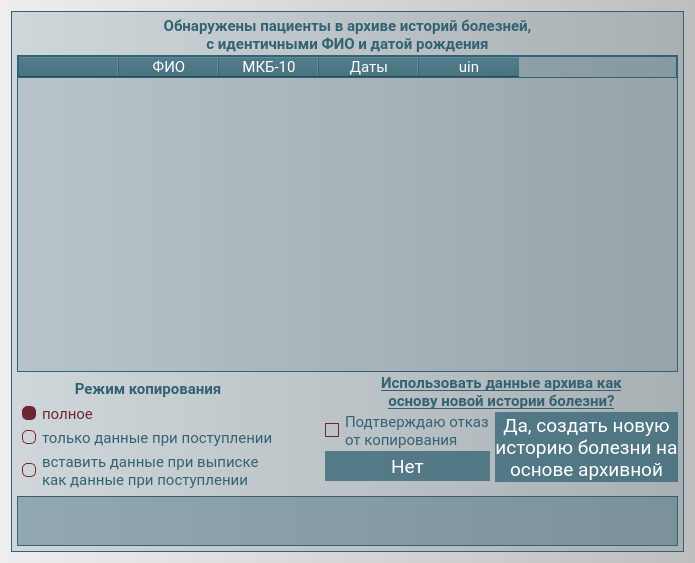
<?xml version="1.0" encoding="UTF-8"?>
<ui version="4.0">
 <class>Load_Arch</class>
 <widget class="QWidget" name="Load_Arch">
  <property name="enabled">
   <bool>true</bool>
  </property>
  <property name="geometry">
   <rect>
    <x>0</x>
    <y>0</y>
    <width>695</width>
    <height>563</height>
   </rect>
  </property>
  <property name="minimumSize">
   <size>
    <width>0</width>
    <height>0</height>
   </size>
  </property>
  <property name="maximumSize">
   <size>
    <width>10000</width>
    <height>10000</height>
   </size>
  </property>
  <property name="font">
   <font>
    <family>Roboto</family>
   </font>
  </property>
  <property name="windowTitle">
   <string>Form</string>
  </property>
  <property name="styleSheet">
   <string notr="true">background-color: qlineargradient(spread:pad, x1:0, y1:0, x2:1, y2:0, stop:0 rgba(238, 238, 238, 255), stop:1 rgba(190, 190, 190, 255));
font-family: Roboto;</string>
  </property>
  <layout class="QVBoxLayout" name="verticalLayout">
   <item>
    <widget class="QFrame" name="frame">
     <property name="styleSheet">
      <string notr="true">background-color: rgba(50, 98, 115, 40);
font-size: 11pt;
border: 1px solid rgba(50, 98, 115, 255);</string>
     </property>
     <layout class="QGridLayout" name="gridLayout">
      <property name="leftMargin">
       <number>5</number>
      </property>
      <property name="topMargin">
       <number>5</number>
      </property>
      <property name="rightMargin">
       <number>5</number>
      </property>
      <property name="bottomMargin">
       <number>5</number>
      </property>
      <property name="horizontalSpacing">
       <number>5</number>
      </property>
      <property name="verticalSpacing">
       <number>2</number>
      </property>
      <item row="5" column="2" colspan="2">
       <spacer name="verticalSpacer_2">
        <property name="orientation">
         <enum>Qt::Vertical</enum>
        </property>
        <property name="sizeType">
         <enum>QSizePolicy::Fixed</enum>
        </property>
        <property name="sizeHint" stdset="0">
         <size>
          <width>20</width>
          <height>10</height>
         </size>
        </property>
       </spacer>
      </item>
      <item row="6" column="0" colspan="4">
       <widget class="QLabel" name="label_status">
        <property name="minimumSize">
         <size>
          <width>0</width>
          <height>50</height>
         </size>
        </property>
        <property name="maximumSize">
         <size>
          <width>16777215</width>
          <height>16777215</height>
         </size>
        </property>
        <property name="font">
         <font>
          <family>Roboto</family>
          <pointsize>10</pointsize>
          <bold>true</bold>
         </font>
        </property>
        <property name="styleSheet">
         <string notr="true">background-color: rgba(50, 98, 115, 100);
color: #13242B;
border: 1px solid #326273;
font-weight: bold;
font-size: 10pt;
</string>
        </property>
        <property name="text">
         <string>&lt;html&gt;&lt;head/&gt;&lt;body&gt;&lt;p align=&quot;center&quot;&gt;&lt;br/&gt;&lt;/p&gt;&lt;/body&gt;&lt;/html&gt;</string>
        </property>
        <property name="alignment">
         <set>Qt::AlignCenter</set>
        </property>
       </widget>
      </item>
      <item row="3" column="3" rowspan="2">
       <widget class="QPushButton" name="pushButton_yes">
        <property name="minimumSize">
         <size>
          <width>0</width>
          <height>70</height>
         </size>
        </property>
        <property name="font">
         <font>
          <family>Roboto</family>
          <pointsize>14</pointsize>
         </font>
        </property>
        <property name="styleSheet">
         <string notr="true">QPushButton {
background-color: rgba(50, 98, 115, 190);
font-size: 14pt;
color: White;
border: None;
}

QPushButton::hover {
background-color: rgba(50, 98, 115, 255);
border: 2px solid rgba(92, 158, 173, 255);
}

QPushButton::pressed {
background-color: rgba(92, 158, 173, 255);
border: 1px solid rgba(255, 255, 255, 255);
}

QPushButton::disabled {
background-color: #EEEEEE;
border: 1px solid rgba(50, 98, 115, 255);
}

</string>
        </property>
        <property name="text">
         <string>Да, создать новую
историю болезни на
основе архивной</string>
        </property>
       </widget>
      </item>
      <item row="3" column="2">
       <widget class="QCheckBox" name="checkBox">
        <property name="font">
         <font>
          <family>Roboto</family>
          <pointsize>11</pointsize>
         </font>
        </property>
        <property name="styleSheet">
         <string notr="true">QCheckBox {
	color: #326273;
	border: none;
	background-color: none;
}

QCheckBox:checked {
   color: #702632;
}

QCheckBox:disabled {
   color: #EEEEEE;
}
 

QCheckBox::indicator:checked {
	border-style:solid;
	border-width: 1px;
	border-color: #702632;
	color: #FFFFFF;
	background-color: #702632;
}
QCheckBox::indicator:!checked {
	border-style:solid;
	border-width: 1px;
	border-color: #702632;
	color: #FFFFFF;
	background-color: none;
}

QCheckBox::indicator:disabled {
	border-style:solid;
	border-width: 1px;
	border-color: #EEEEEE;
	color: #FFFFFF;
	background-color: transparent;
}</string>
        </property>
        <property name="text">
         <string>Подтверждаю отказ
от копирования</string>
        </property>
       </widget>
      </item>
      <item row="0" column="0" colspan="4">
       <widget class="QLabel" name="label">
        <property name="font">
         <font>
          <family>Roboto</family>
          <pointsize>11</pointsize>
          <bold>true</bold>
         </font>
        </property>
        <property name="styleSheet">
         <string notr="true">color: #326273;
font-weight: bold;
background-color: transparent;
border: None;</string>
        </property>
        <property name="text">
         <string>&lt;html&gt;&lt;head/&gt;&lt;body&gt;&lt;p align=&quot;center&quot;&gt;Обнаружены пациенты в архиве историй болезней, &lt;br/&gt;&lt;span style=&quot; font-weight:600;&quot;&gt;с идентичными ФИО и датой рождения&lt;/span&gt;&lt;/p&gt;&lt;/body&gt;&lt;/html&gt;</string>
        </property>
       </widget>
      </item>
      <item row="2" column="0" rowspan="4">
       <widget class="QFrame" name="copy_frame">
        <property name="styleSheet">
         <string notr="true">border: none;
background-color: transparent;</string>
        </property>
        <layout class="QVBoxLayout" name="verticalLayout_2">
         <property name="spacing">
          <number>5</number>
         </property>
         <property name="leftMargin">
          <number>5</number>
         </property>
         <property name="topMargin">
          <number>5</number>
         </property>
         <property name="rightMargin">
          <number>5</number>
         </property>
         <property name="bottomMargin">
          <number>5</number>
         </property>
         <item>
          <widget class="QLabel" name="label_3">
           <property name="font">
            <font>
             <family>Roboto</family>
             <pointsize>11</pointsize>
             <bold>true</bold>
            </font>
           </property>
           <property name="styleSheet">
            <string notr="true">color: #326273;
font-weight: bold;
background-color: transparent;
border: None;</string>
           </property>
           <property name="text">
            <string>Режим копирования</string>
           </property>
           <property name="alignment">
            <set>Qt::AlignCenter</set>
           </property>
          </widget>
         </item>
         <item>
          <widget class="QRadioButton" name="fullcopy">
           <property name="styleSheet">
            <string notr="true">QRadioButton {
	color: #326273;
	border: none;
	background-color: none;
}
QRadioButton:checked {
   color: #702632;
}
QRadioButton::indicator:checked {
	border-style:solid;
	border-radius:5px;
	border-width: 1px;
	border-color: #702632;
	color: #FFFFFF;
	background-color: #702632;
}
QRadioButton::indicator:!checked {
	border-style:solid;
	border-radius:5px;
	border-width: 1px;
	border-color: #702632;
	color: #FFFFFF;
	background-color: none;
}</string>
           </property>
           <property name="text">
            <string>полное</string>
           </property>
           <property name="checked">
            <bool>true</bool>
           </property>
          </widget>
         </item>
         <item>
          <widget class="QRadioButton" name="adm_copy">
           <property name="styleSheet">
            <string notr="true">QRadioButton {
	color: #326273;
	border: none;
	background-color: none;
}
QRadioButton:checked {
   color: #702632;
}
QRadioButton::indicator:checked {
	border-style:solid;
	border-radius:5px;
	border-width: 1px;
	border-color: #702632;
	color: #FFFFFF;
	background-color: #702632;
}
QRadioButton::indicator:!checked {
	border-style:solid;
	border-radius:5px;
	border-width: 1px;
	border-color: #702632;
	color: #FFFFFF;
	background-color: none;
}</string>
           </property>
           <property name="text">
            <string>только данные при поступлении</string>
           </property>
          </widget>
         </item>
         <item>
          <widget class="QRadioButton" name="dis_to_adm_copy">
           <property name="styleSheet">
            <string notr="true">QRadioButton {
	color: #326273;
	border: none;
	background-color: none;
}
QRadioButton:checked {
   color: #702632;
}
QRadioButton::indicator:checked {
	border-style:solid;
	border-radius:5px;
	border-width: 1px;
	border-color: #702632;
	color: #FFFFFF;
	background-color: #702632;
}
QRadioButton::indicator:!checked {
	border-style:solid;
	border-radius:5px;
	border-width: 1px;
	border-color: #702632;
	color: #FFFFFF;
	background-color: none;
}</string>
           </property>
           <property name="text">
            <string>вставить данные при выписке
как данные при поступлении</string>
           </property>
          </widget>
         </item>
        </layout>
       </widget>
      </item>
      <item row="1" column="0" colspan="4">
       <widget class="QTableWidget" name="tableWidget">
        <property name="styleSheet">
         <string notr="true">QTableWidget {
   selection-background-color: rgba(50, 98, 115, 120);
   background-color: rgba(50, 98, 115, 40);
   color: #FFFFFF;
   font-weight: Normal;
   border-color: rgba(50, 98, 115, 255);
}

QHeaderView::section {
   background-color: rgba(50, 98, 115, 220);
   color: #FFFFFF;
   font-family: Roboto;
   font-size: 15px;
   font-weight: Normal;
}

QTableWidget::item {
   selection-background-color: rgba(50, 98, 115, 120);
   background-color: rgba(50, 98, 115, 40);
   color: #13242B;
   font-size: 15px;
   font-weight: Normal;
   border-style: none;
   border-bottom: #13242B;
}

QScrollBar {
background-color: rgba(50, 98, 115, 70);
}
</string>
        </property>
        <column>
         <property name="text">
          <string/>
         </property>
        </column>
        <column>
         <property name="text">
          <string>ФИО</string>
         </property>
        </column>
        <column>
         <property name="text">
          <string>МКБ-10</string>
         </property>
        </column>
        <column>
         <property name="text">
          <string>Даты</string>
         </property>
        </column>
        <column>
         <property name="text">
          <string>uin</string>
         </property>
        </column>
       </widget>
      </item>
      <item row="2" column="2" colspan="2">
       <widget class="QLabel" name="label_2">
        <property name="styleSheet">
         <string notr="true">color: #326273;
font-weight: bold;
background-color: transparent;
border: None;</string>
        </property>
        <property name="text">
         <string>&lt;html&gt;&lt;head/&gt;&lt;body&gt;&lt;p align=&quot;center&quot;&gt;&lt;span style=&quot; font-weight:600; text-decoration: underline;&quot;&gt;Использовать данные архива как&lt;br/&gt;основу новой истории болезни?&lt;/span&gt;&lt;/p&gt;&lt;/body&gt;&lt;/html&gt;</string>
        </property>
       </widget>
      </item>
      <item row="4" column="2">
       <widget class="QPushButton" name="pushButton_no">
        <property name="minimumSize">
         <size>
          <width>0</width>
          <height>30</height>
         </size>
        </property>
        <property name="font">
         <font>
          <family>Roboto</family>
          <pointsize>14</pointsize>
         </font>
        </property>
        <property name="styleSheet">
         <string notr="true">QPushButton {
background-color: rgba(50, 98, 115, 190);
font-size: 14pt;
color: White;
border: None;
}

QPushButton::hover {
background-color: rgba(50, 98, 115, 255);
border: 2px solid rgba(92, 158, 173, 255);
}

QPushButton::pressed {
background-color: rgba(92, 158, 173, 255);
border: 1px solid rgba(255, 255, 255, 255);
}

QPushButton::disabled {
background-color: #EEEEEE;
border: 1px solid rgba(50, 98, 115, 255);
}

</string>
        </property>
        <property name="text">
         <string>Нет</string>
        </property>
       </widget>
      </item>
      <item row="3" column="1">
       <spacer name="horizontalSpacer">
        <property name="orientation">
         <enum>Qt::Horizontal</enum>
        </property>
        <property name="sizeType">
         <enum>QSizePolicy::Fixed</enum>
        </property>
        <property name="sizeHint" stdset="0">
         <size>
          <width>20</width>
          <height>20</height>
         </size>
        </property>
       </spacer>
      </item>
     </layout>
    </widget>
   </item>
  </layout>
 </widget>
 <resources/>
 <connections/>
</ui>
